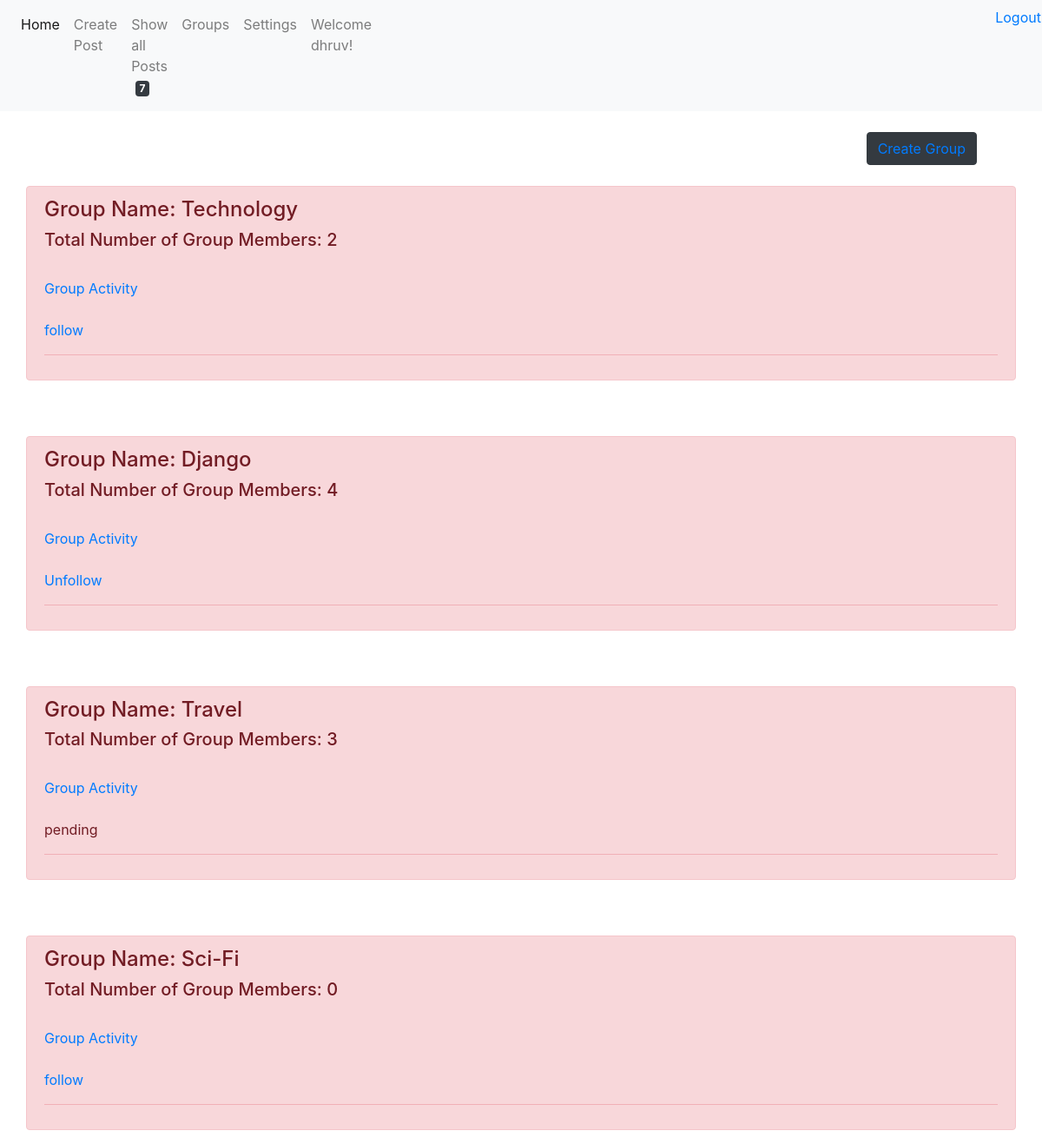
/grouplist/ (signed in), run on the app's committed database.
### posts/models.py (models this page shows, shortened)
class DateTimemixin(models.Model):
    created_at = models.DateTimeField(auto_now_add=True, null=True, blank=True)
    updated_at = models.DateTimeField(auto_now=True, null=True, blank=True)
    class Meta:
        abstract = True

class Group(DateTimemixin):
    admin_user = models.ManyToManyField(User, related_name='admin_user')
    name = models.CharField(max_length=100)
    user_key = models.ManyToManyField(User, related_name='user_key')
    slug = models.SlugField(null=True, blank=True)

### posts/views.py (the view)
# urls.py: path('grouplist/',views.groupview,name="group"),
def groupview(request):
    group_obj = Group.objects.all()
    total_count = Post.objects.filter(is_group = False).count()
    context = {
        "group_obj":group_obj,
        "total_count":total_count,
    }
    return render(request, "group.html",context)

### templates/group.html (shortened to what this page needs)
{% extends "base.html" %}
{% block content %}
<br>
    <div class="container" style="display: inline-block; text-align: right;">
        <button class="btn btn-dark"><a href="{% url 'creategroup' %}" style="text-decoration: none;">Create Group</a></button>
    </div>
    {% for group in group_obj %}
    <br><br>
    <div class="container alert alert-danger">
        <h4>Group Name: {{group.name}}</h4>
        <h5>Total Number of Group Members: {{group.user_key.count}}</h5><br>
        <a href="{% url 'showgroup' group.slug %}">Group Activity</a><br><br>
        {% if request.user == group.groupjoinrequest_set.all.0.user_key  %}
            pending
        {% elif request.user in group.user_key.all %}
            <a href="{% url 'unfollow' group.id %}">Unfollow</a>
        {% else %}
        <a href="{% url 'follow' group.id %}">follow</a>
        {% endif %}
        <hr>
    </div>
    {% endfor %}
{% endblock %}

### templates/base.html (shortened to what this page needs)
<!DOCTYPE html>
{% load static %}
<html lang="en">
<head>
    <link rel="stylesheet" href="{% static 'css/style.css' %}">
    <link rel="stylesheet" href="https://stackpath.bootstrapcdn.com/bootstrap/4.1.3/css/bootstrap.min.css">
    <link rel="stylesheet" href="https://cdnjs.cloudflare.com/ajax/libs/font-awesome/4.7.0/css/font-awesome.min.css">
</head>
<body>
    <nav class="navbar navbar-expand-lg navbar-light bg-light">
        <div class="collapse navbar-collapse" id="navbarNav">
          <ul class="navbar-nav">
            <li class="nav-item active">
              <a class="nav-link" href="{% url 'showlist' %}">Home <span class="sr-only">(current)</span></a>
            </li>
            {% if request.user.is_authenticated %}
            <li class="nav-item">
              <a class="nav-link" href="{% url 'createpost' %}">Create Post</a>
            </li>
            {% endif %}
            <li class="nav-item">
              <a class="nav-link" href="{% url 'showlist' %}">Show all Posts &nbsp;<span class="badge badge-dark">{{ total_count }}</span></a>
            </li>
            <li class="nav-item">
              <a class="nav-link" href="{% url 'group' %}">Groups</a>
            </li>
            <li class="nav-item">
              <a class="nav-link" href="{% url 'settings' %}">Settings</a>
            </li>
            {% if request.user.is_authenticated %}
            <li class="nav-item">
              <a class="nav-link"> Welcome {{request.user}}!</a>
            </li>
            {% else %}
            <li class="nav-item">
              <a class="nav-link">Welcome Guest!</a>
            </li>
            {% endif %}
            {% if request.user.is_authenticated %}
            <li class="nav-item" style="margin-left: 700px;">
              <a href="javascript:{}" onclick="document.getElementById('my_form').submit();"style="margin-left:10px; text-decoration:none;"> Logout </a>
            </li>
            {% else %}
            <li class="nav-item" style="margin-left: 900px;">
              <a class="nav-link" href="{% url 'login' %}">Login</a>
            </li>
            {% endif %}
          </ul>
        </div>
      </nav>
    {% block content %}{% endblock content %}
</body>
</html>

### templates/base.html (style rules this page uses)
button { border: 1px solid #ccc; display: inline-block; padding: 6px 12px; cursor: pointer; }

### data on the page
Group: name "Technology", user_key.count "2", shows "follow"
Group: name "Django", user_key.count "4", shows "Unfollow"
Group: name "Travel", user_key.count "3", shows "pending"
Group: name "Sci-Fi", user_key.count "0", shows "follow"

### other printed values
{{ total_count }} "7"
{{ request.user }} "dhruv"
